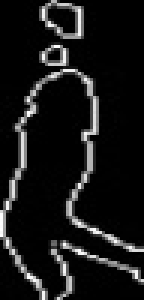
//> input picture pyramidFeature/person01_jogging_d1_uncomp/1.jpg, 48 x 100 px (shown 3 times larger)
$ ./sift特征的图像拼接   (built with g++ and OpenCV 4, older OpenCV classes emulated)
//> lines starting //> are read from the running program, lines starting //| are printed output that depends on the picture; pictures that were not available may be replaced by others from this repository, and a replacement may not be noted

#include <opencv2/opencv.hpp>
#include<opencv2/nonfree/nonfree.hpp>
#include<opencv2/legacy/legacy.hpp>
#include<vector>
#include<iostream>
#include<sstream>
#include<string>
#include<time.h>
using namespace std;
using namespace cv;
Mat Stitched(Mat img1, Mat img2) {
	Mat g1(img1, Rect(0, 0, img1.cols, img1.rows));
	Mat g2(img2, Rect(0, 0, img2.cols, img2.rows));
	cvtColor(g1, g1, CV_BGR2GRAY);
	cvtColor(g2, g2, CV_BGR2GRAY);
	SiftFeatureDetector siftdet;
	vector<KeyPoint>kp1, kp2;
	//SIFT sift;
	SiftDescriptorExtractor extractor;
	Mat descriptor1, descriptor2;
	FlannBasedMatcher matcher;
	vector<DMatch> matches, goodmatches;
	/*进行特征点提取*/
	siftdet.detect(g1, kp1);
	siftdet.detect(g2, kp2);
	/* 进行特征向量提取 */
	extractor.compute(g1, kp1, descriptor1);
	extractor.compute(g2, kp2, descriptor2);
	/* 进行特征向量临近匹配 */
	matcher.match(descriptor1, descriptor2, matches);
	Mat  firstmatches;
	/*画出第一次匹配的结果*/
	drawMatches(img1, kp1, img2, kp2,
		matches, firstmatches, Scalar::all(-1), Scalar::all(-1),
		vector<char>(), DrawMatchesFlags::NOT_DRAW_SINGLE_POINTS);
	imshow("first_matches", firstmatches);
	/* 下面计算向量距离的最大值与最小值 */
	double max_dist = 0; double min_dist = 1000;
	for (int i = 0; i < descriptor1.rows; i++) {
		if (matches[i].distance > max_dist) {
			max_dist = matches[i].distance;
		}
		if (matches[i].distance < min_dist) {
			min_dist = matches[i].distance;
		}
	}
	cout << "The max distance is: " << max_dist << endl;
	cout << "The min distance is: " << min_dist << endl;
	for (int i = 0; i < descriptor1.rows; i++) {
		if (matches[i].distance < 2 * min_dist) {
			goodmatches.push_back(matches[i]);
		}
	}
	Mat img_matches;
	/*第二次筛选后的结果*/
	drawMatches(img1, kp1, img2, kp2,
		goodmatches, img_matches, Scalar::all(-1), Scalar::all(-1),
		vector<char>(), DrawMatchesFlags::NOT_DRAW_SINGLE_POINTS);
	imshow("good_matches", img_matches);
	vector<Point2f> keypoints1, keypoints2;
	for (int i = 0; i < goodmatches.size(); i++) {
		keypoints1.push_back(kp1[goodmatches[i].queryIdx].pt);
		keypoints2.push_back(kp2[goodmatches[i].trainIdx].pt);
	}
	/*计算单应矩阵*/
	Mat H = findHomography(keypoints1, keypoints2, CV_RANSAC);
	Mat stitchedImage;
	int mRows = img2.rows;
	if (img1.rows> img2.rows)
	{
		mRows = img1.rows;
	}
	/*判断图像在左边还是在右边*/
	int propimg1 = 0, propimg2 = 0;
	for (int i = 0; i < goodmatches.size(); i++) {
		if (kp1[goodmatches[i].queryIdx].pt.x > img1.cols / 2) {
			propimg1++;
		}
		if (kp2[goodmatches[i].trainIdx].pt.x > img2.cols / 2) {
			propimg2++;
		}
	}
	bool flag = false;
	Mat imgright;
	Mat imgleft;
	if ((propimg1 / (goodmatches.size() + 0.0)) > (propimg2 / (goodmatches.size() + 0.0))) {
		imgleft = img1.clone();
		flag = true;
	}
	else {
		imgleft = img2.clone();
		flag = false;
	}
	if (flag) {
		imgright = img2.clone();
		flag = false;
	}
	else {
		imgright = img1.clone();
	}
	/*把上边求得的右边的图像经过矩阵H转换到stitchedImage中对应的位置*/
	warpPerspective(imgright, stitchedImage, H, Size(img2.cols + img1.cols, mRows));
	/*把左边的图像放进来*/
	Mat half(stitchedImage, Rect(0, 0, imgleft.cols, imgleft.rows));
	imgleft.copyTo(half);
	return stitchedImage;
}
int main() {
	Mat img1 = imread("1.jpg");
//> img1 is the input picture: 100 rows x 48 cols, CV_8UC3; min 0, max 255, mean 23.1
	Mat  stitchedImage;
	int n;
	cout << "Dataset2" << endl;
	cout << "请输入想拼接的图片数量（大于1小于18）" << endl;
	cin >> n;
//> the answer given: 3
	cout << "输入成功，开始计时" << endl;
	clock_t start,finish;
    double totaltime;
    start=clock();
	resize(img1, img1, Size(img1.cols / 4, img1.rows / 4));
	for (int k = 2; k <= n; k++) {
		stringstream stream;
		string str;
		stream << k;
		stream >> str;
		string filename = str + ".jpg";
		cout << "正在拼接......." << filename << endl;
		Mat img = imread(filename);
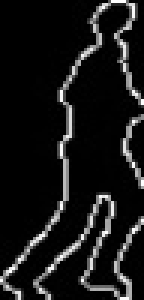
//> input picture pyramidFeature/person01_jogging_d1_uncomp/114.jpg, 48 x 100 px, given in place of 2.jpg, which was not available (shown 3 times larger)
//> img is the input picture: 100 rows x 48 cols, CV_8UC3; min 0, max 255, mean 23.1
		resize(img, img, Size(img.cols / 4, img.rows / 4));
		stitchedImage = Stitched(img1, img);
//> in Stitched, `siftdet.detect(g1, kp1);`: kp1 = 4 keypoints; (x, y, size): (3, 19, 2.5), (3, 19, 2.5), (4, 12, 2.9), (4, 12, 2.9)
//> in Stitched, `siftdet.detect(g2, kp2);`: kp2 = 3 keypoints; (x, y, size): (8, 14, 2.5), (8, 8, 3), (8, 8, 3)
//> in Stitched, `matcher.match(descriptor1, descriptor2, matches);`: matches = 4 matches
//> in Stitched, `drawMatches(img1, kp1, img2, kp2, matches, firstmatches, Scalar::all(-..`:
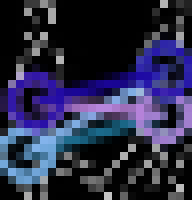
//> firstmatches: 25 rows x 24 cols, CV_8UC3 (shown 8 times larger); mean B, G, R 71.5, 43.2, 42.3
//> the loop in Stitched, `for (int i = 0; i < descriptor1.rows; i++)` made 4 passes
//> (max_dist, min_dist) on pass 1: (461.1, 461.1)
//> max_dist on pass 2: 486.6
//> after the loop in Stitched, `for (int i = 0; i < descriptor1.rows; i++)`: max_dist = 486.6; min_dist = 454.6
//| The max distance is: 486.595
//| The min distance is: 454.575
//> in Stitched, `drawMatches(img1, kp1, img2, kp2, goodmatches, img_matches, Scalar::al..`:
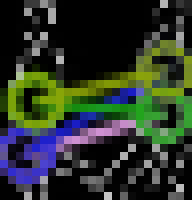
//> img_matches: 25 rows x 24 cols, CV_8UC3 (shown 8 times larger); mean B, G, R 42.2, 53.9, 44.3
//> the loop in Stitched, `for (int i = 0; i < goodmatches.size(); i++)` made 4 passes
//> in Stitched, `Mat H = findHomography(keypoints1, keypoints2, CV_RANSAC);`: H = [[0, 0, 0], [3.03, 0.583, -19.26], [0, 0, 0]]
//> after the loop in Stitched, `for (int i = 0; i < goodmatches.size(); i++)`: propimg1 = 0; propimg2 = 4
//> in Stitched, `warpPerspective(imgright, stitchedImage, H, Size(img2.cols + img1.cols..`: stitchedImage: 25 rows x 24 cols, CV_8UC3; every value is 0
//> in Stitched, `imgleft.copyTo(half);`:
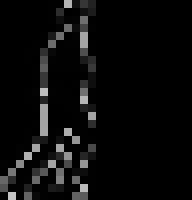
//> stitchedImage: 25 rows x 24 cols, CV_8UC3 (shown 8 times larger); min 0, max 196, mean 11.7
		img1 = stitchedImage;
	}
//> pass 2 of the loop `for (int k = 2; k <= n; k++)`:
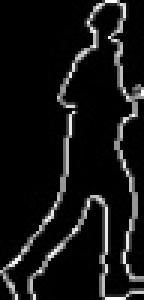
//> input picture pyramidFeature/person01_jogging_d1_uncomp/115.jpg, 48 x 100 px, given in place of 3.jpg, which was not available (shown 3 times larger)
//> img is the input picture: 100 rows x 48 cols, CV_8UC3; min 0, max 255, mean 20.8
//> in Stitched (call 2), `cvtColor(g1, g1, CV_BGR2GRAY);`:
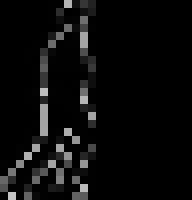
//> g1: 25 rows x 24 cols, CV_8UC1 (shown 8 times larger); min 0, max 196, mean 11.7
//> kp1 = 1 keypoint; (x, y, size): (8, 14, 2.4)
//> kp2 = 3 keypoints; (x, y, size): (8, 7, 2.3), (8, 10, 2.9), (8, 10, 2.9)
//> descriptor1 = 128 values, max 120 at index 8, min 0 at index 2, mean 28.68
//> matches = 1 match
//> firstmatches: 25 rows x 36 cols, CV_8UC3
//> the loop in Stitched (call 2), `for (int i = 0; i < descriptor1.rows; i++)` made 1 pass
//> (max_dist, min_dist) on pass 1: (385.2, 385.2)
//> after the loop in Stitched (call 2), `for (int i = 0; i < descriptor1.rows; i++)`: max_dist = 385.2
//| The max distance is: 385.223
//| The min distance is: 385.223
//> in Stitched (call 2), `drawMatches(img1, kp1, img2, kp2, goodmatches, img_matches, Scalar::al..`:
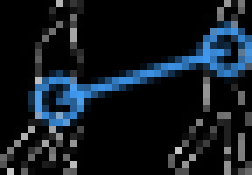
//> img_matches: 25 rows x 36 cols, CV_8UC3 (shown 7 times larger); mean B, G, R 33, 25.6, 17.9
//> the loop in Stitched (call 2), `for (int i = 0; i < goodmatches.size(); i++)` made 1 pass
//> (the run ends here: the program stops with an error, at `Mat H = findHomography(keypoints1, keypoints2, CV_RANSAC);`)
